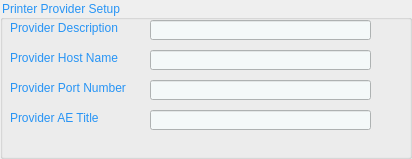
  <widget class="QGroupBox" name="groupBox_3">
   <property name="geometry">
    <rect>
     <x>849</x>
     <y>11</y>
     <width>412</width>
     <height>159</height>
    </rect>
   </property>
   <property name="styleSheet">
    <string notr="true">QGroupBox{
	color: #2794f5;
}</string>
   </property>
   <property name="title">
    <string>Printer Provider Setup</string>
   </property>
   <widget class="QLabel" name="label_9">
    <property name="geometry">
     <rect>
      <x>10</x>
      <y>20</y>
      <width>121</width>
      <height>16</height>
     </rect>
    </property>
    <property name="styleSheet">
     <string notr="true">QLabel{
	color: #2794f5;
}</string>
    </property>
    <property name="text">
     <string>Provider Description</string>
    </property>
   </widget>
   <widget class="QLineEdit" name="lineEdit_9">
    <property name="geometry">
     <rect>
      <x>150</x>
      <y>20</y>
      <width>221</width>
      <height>20</height>
     </rect>
    </property>
    <property name="styleSheet">
     <string notr="true">QLineEdit{
	background-color: #f4f9f9;
    background-image: url(url(:/new/Images/Chosen Button 1.png));
    background-attachment: fixed;
	color:#7ca2e6;
}</string>
    </property>
   </widget>
   <widget class="QLabel" name="label_10">
    <property name="geometry">
     <rect>
      <x>10</x>
      <y>50</y>
      <width>121</width>
      <height>16</height>
     </rect>
    </property>
    <property name="styleSheet">
     <string notr="true">QLabel{
	color: #2794f5;
}</string>
    </property>
    <property name="text">
     <string>Provider Host Name</string>
    </property>
   </widget>
   <widget class="QLineEdit" name="lineEdit_10">
    <property name="geometry">
     <rect>
      <x>150</x>
      <y>50</y>
      <width>221</width>
      <height>20</height>
     </rect>
    </property>
    <property name="styleSheet">
     <string notr="true">QLineEdit{
	background-color: #f4f9f9;
    background-image: url(url(:/new/Images/Chosen Button 1.png));
    background-attachment: fixed;
	color:#7ca2e6;
}</string>
    </property>
   </widget>
   <widget class="QLabel" name="label_11">
    <property name="geometry">
     <rect>
      <x>10</x>
      <y>80</y>
      <width>131</width>
      <height>16</height>
     </rect>
    </property>
    <property name="styleSheet">
     <string notr="true">QLabel{
	color: #2794f5;
}</string>
    </property>
    <property name="text">
     <string>Provider Port Number</string>
    </property>
   </widget>
   <widget class="QLineEdit" name="lineEdit_11">
    <property name="geometry">
     <rect>
      <x>150</x>
      <y>80</y>
      <width>221</width>
      <height>20</height>
     </rect>
    </property>
    <property name="styleSheet">
     <string notr="true">QLineEdit{
	background-color: #f4f9f9;
    background-image: url(url(:/new/Images/Chosen Button 1.png));
    background-attachment: fixed;
	color:#7ca2e6;
}</string>
    </property>
   </widget>
   <widget class="QLabel" name="label_12">
    <property name="geometry">
     <rect>
      <x>10</x>
      <y>110</y>
      <width>101</width>
      <height>16</height>
     </rect>
    </property>
    <property name="styleSheet">
     <string notr="true">QLabel{
	color: #2794f5;
}</string>
    </property>
    <property name="text">
     <string>Provider AE Title</string>
    </property>
   </widget>
   <widget class="QLineEdit" name="lineEdit_12">
    <property name="geometry">
     <rect>
      <x>150</x>
      <y>110</y>
      <width>221</width>
      <height>20</height>
     </rect>
    </property>
    <property name="styleSheet">
     <string notr="true">QLineEdit{
	background-color: #f4f9f9;
    background-image: url(url(:/new/Images/Chosen Button 1.png));
    background-attachment: fixed;
	color:#7ca2e6;
}</string>
    </property>
   </widget>
  </widget>
